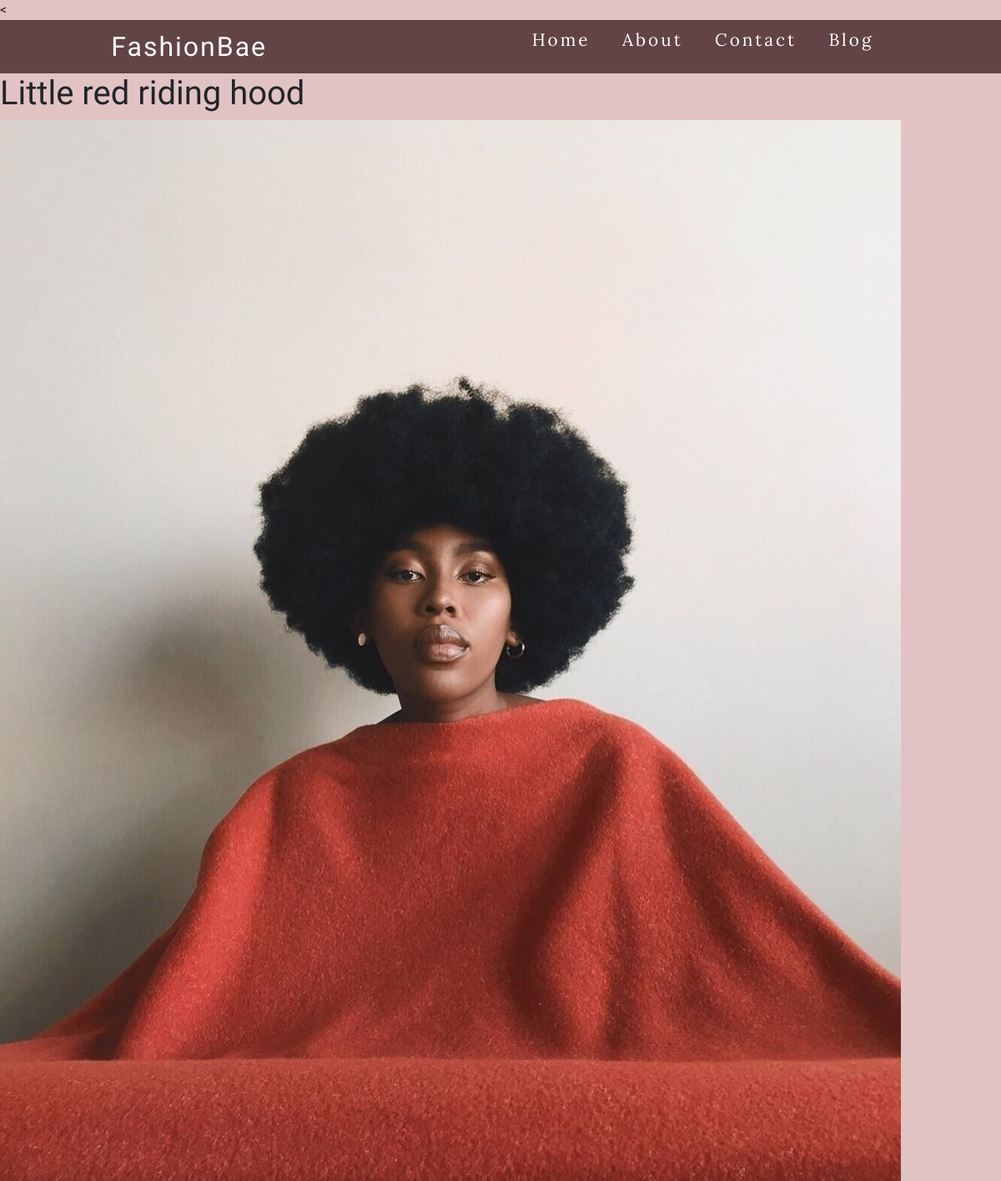
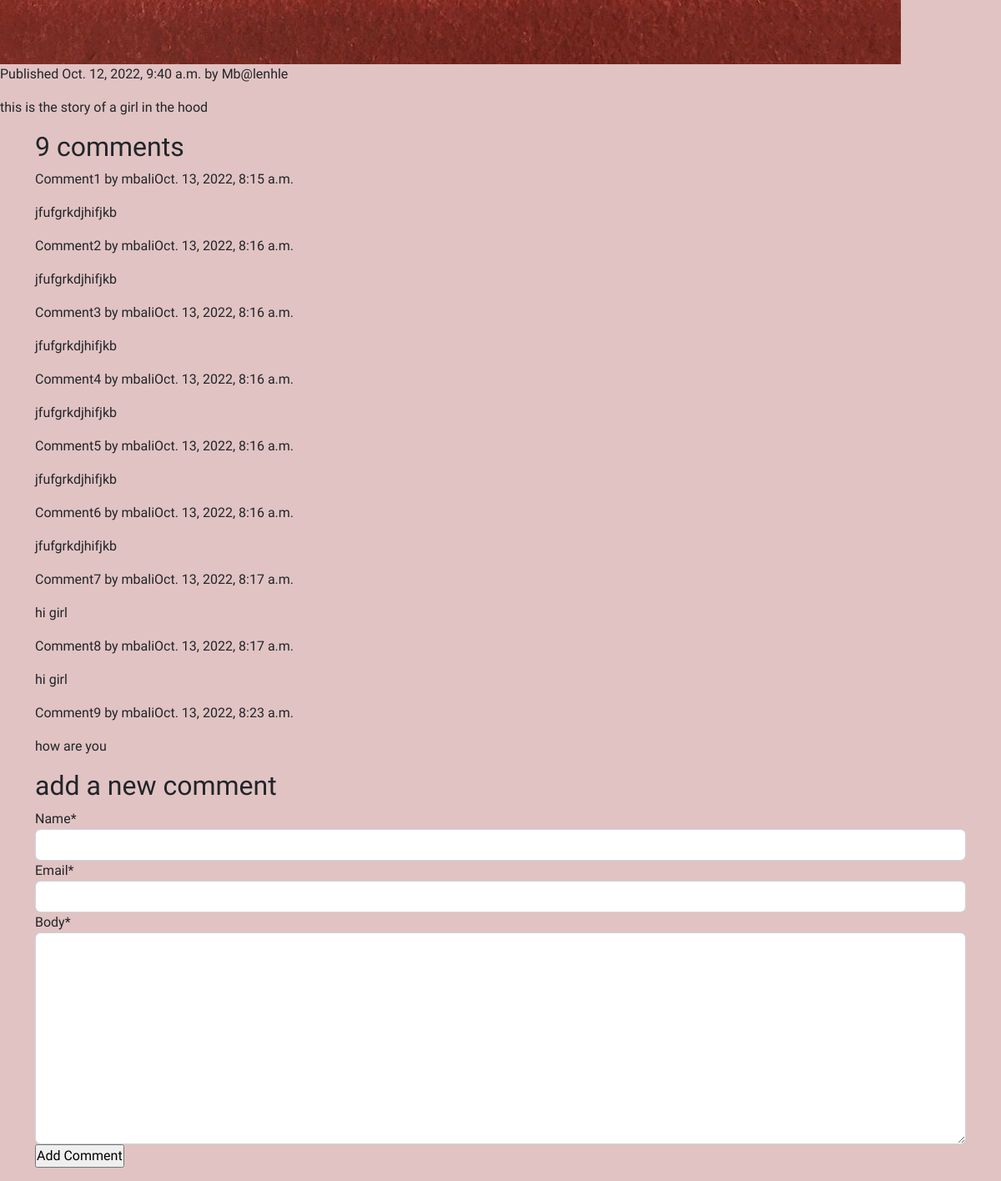
The page /2022/10/12/little-red-riding-hood/ on the database its author committed (2 pictures, top to bottom).
### blog/models.py (models this page shows, shortened)
class Post(models.Model):
    STATUS_CHOICES =(
        ('draft','Draft'),
        ('published','Published'),
    )
    title = models.CharField(max_length=250)
    post_image = models.ImageField(blank=True , null=True)
    slug = models.CharField(max_length=250, unique_for_date='publish')
    author = models.ForeignKey(User, on_delete=models.CASCADE,related_name='blog_posts')
    body = models.TextField()
    publish = models.DateTimeField(default=timezone.now)
    created = models.DateTimeField(auto_now_add=True)
    updated = models.DateTimeField(auto_now=True)
    status = models.CharField(max_length=10,choices=STATUS_CHOICES,default='draft')
    class Meta:
        ordering = ('-publish',)

class Comment(models.Model):
      post= models.ForeignKey(Post,on_delete=models.CASCADE,related_name='comments')
      name= models.CharField(max_length=80)
      email= models.EmailField()
      body= models.TextField()
      created= models.DateTimeField(auto_now_add=True)
      updated=models.DateTimeField(auto_now=True)
      active= models.BooleanField(default=True)
      class Meta:
        ordering=('created',)

### blog/views.py (the view)
# urls.py: path('<int:year>/<int:month>/<int:day>/<slug:post>/',post_detail,name='post_detail'),
def post_detail(request,year,month,day,post):
    post = get_object_or_404(Post,slug=post , status ='published', publish__year=year,publish__month=month,publish__day=day )
    comments = post.comments.filter(active = True)
    new_comment = None
    if request.method =='POST':
        comment_form = Commentforms(data=request.POST)
        if comment_form.is_valid():
            new_comment = comment_form.save(commit=False)
            new_comment.post=post
            new_comment.save()
    else:
         comment_form =Commentforms()
    return render(request,'post_detail.html',{'post':post,'comments':comments,'new_comment':new_comment,'comment_form':comment_form})

### blog/forms.py
class Commentforms(forms.ModelForm):
    class Meta:
        model = Comment
        fields = ('name','email','body')

### blog/templates/post_detail.html (shortened to what this page needs)
{% extends "base.html" %}
{% load crispy_forms_tags %}
{% block content %}
<h1>{{ post.title }}</h1>
{%if post.post_image%}
<img src="{{post.post_image.url}}" alt="">
{% endif %}
<p class="date">
    Published {{post.publish}} by {{post.author}}
</p>
{{post.body|linebreaks}}
<div class="container">
{% with comments.count as total_comments %}
<h2>
{{ total_comments}} comment{{total_comments|pluralize}}
</h2>
{% endwith %}
{% for comment in comments %}
<div class="comment">
    <p class="info"> Comment{{ forloop.counter}} by {{comment.name}}{{comment.created}}</p>
    {{comment.body|linebreaks}}
</div>
{% empty %}
<p>There is no comment</p>
{% endfor %}
{% if new_comment %}
<h2> your comment has been added</h2>
{% else %}
<h2> add a new comment</h2>
<form method="POST">{{ comment_form|crispy }}
    <p><input type="submit" value="Add Comment"></p>
</form>
{% endif %}
</div>
{% endblock %}

### blog/templates/base.html (shortened to what this page needs)
{% load static %}
<!DOCTYPE html>
<html lang="en">
<head>
    <<link href="https://cdn.jsdelivr.net/npm/bootstrap@5.2.2/dist/css/bootstrap.min.css" rel="stylesheet">
    <link rel="stylesheet" href="{% static 'css/app.css' %}">
    <link rel="stylesheet" href="{% static 'css/mobile.css' %}">
    <link rel="stylesheet" href="{% static 'css/app.js' %}">
</head>
<body>
    <nav>
        <div class="logo">FashionBae</div>
        <ul class="nav-links">
           <li><a href="">Home</a></li>
           <li><a href="">About</a></li>
           <li><a href="">Contact</a></li>
           <li><a href="">Blog</a></li>
        </ul>
   </nav>
    {% block content %}
    {% endblock content %}
</body>
</html>

### static/CSS/app.css (style rules this page uses)
:root { --bg-color:#e1c3c3; --text-color:white; --headline-color:rgb(138, 115, 115); --button-color:rgb(137, 95, 95); --accent-color:rgb(98, 68, 68); --headline-font: 'Lora', serif; --body-font: 'Frank Ruhl Libre', serif; }
* { padding: 0; margin: 0; box-sizing: border-box; }
body { font-size: 16px; font-family: var(--body-font); background-color:var(--bg-color) }
nav { display: flex; justify-content: space-around; align-items: center; min-height: 8vh; background-color: var(--accent-color); }
.logo { color: var(--text-color); font-size: 2rem; font-weight: inherit; letter-spacing: 2px; }
.nav-links { display: flex; width: 40%; justify-content: space-around; }
.nav-links li { list-style: none; }
.nav-links a { color: var(--text-color); text-decoration: none; letter-spacing: 3px; font-weight: initial; font-size: 1.3rem; font-family: var(--headline-font); }

### rows shown on the page
Post: title "Little red riding hood", post_image (picture), publish "Oct. 12, 2022, 9:40 a.m.", author "Mb@lenhle", body "this is the story of a girl in the hood"
Comment: name "mbali", created "Oct. 13, 2022, 8:15 a.m.", body "jfufgrkdjhifjkb"
Comment: name "mbali", created "Oct. 13, 2022, 8:16 a.m.", body "jfufgrkdjhifjkb"
Comment: name "mbali", created "Oct. 13, 2022, 8:16 a.m.", body "jfufgrkdjhifjkb"
Comment: name "mbali", created "Oct. 13, 2022, 8:16 a.m.", body "jfufgrkdjhifjkb"
Comment: name "mbali", created "Oct. 13, 2022, 8:16 a.m.", body "jfufgrkdjhifjkb"
Comment: name "mbali", created "Oct. 13, 2022, 8:16 a.m.", body "jfufgrkdjhifjkb"
Comment: name "mbali", created "Oct. 13, 2022, 8:17 a.m.", body "hi girl"
Comment: name "mbali", created "Oct. 13, 2022, 8:17 a.m.", body "hi girl"
Comment: name "mbali", created "Oct. 13, 2022, 8:23 a.m.", body "how are you"

### other values the page prints
{{ total_comments }} "9"
